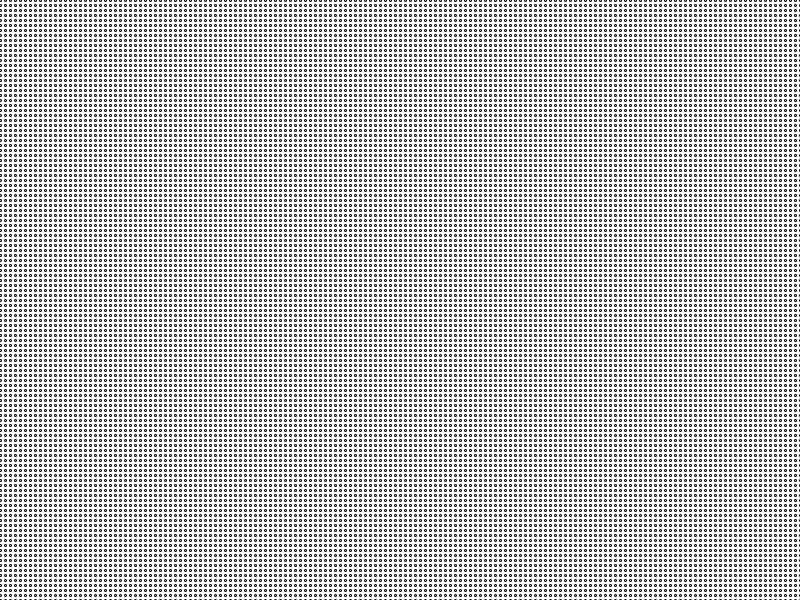
Frame 1 (no input)
Frame 60 (the mouse pressed at the canvas centre just before this capture): identical to frame 1, image omitted
Frame 120 (the mouse held since frame 60 and released just before this capture): identical to frame 1, image omitted

The Processing sketch that drew this single still picture (run headless with seeded random() and noise(); from frame 60 on, the mouse is pressed at the canvas centre):

// Processing sketch: processing_28490
// ── processing_28490.pde

int spacing = 5;
 
void setup(){
  size(800, 600);
}
 
void draw(){
  background(255);
  for(int y = 0; y <= height; y = y + spacing){
    for(int x = 0; x <= width; x = x + spacing){
      ellipse(x, y, 2, 2);
    }
  }
}
